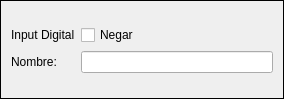
<?xml version="1.0" encoding="UTF-8"?>
<ui version="4.0">
 <class>digitalMini</class>
 <widget class="QWidget" name="digitalMini">
  <property name="geometry">
   <rect>
    <x>0</x>
    <y>0</y>
    <width>284</width>
    <height>99</height>
   </rect>
  </property>
  <property name="windowTitle">
   <string>Form</string>
  </property>
  <property name="styleSheet">
   <string notr="true">#digitalMini {border:1px solid rgb(0, 0, 0); }</string>
  </property>
  <layout class="QVBoxLayout" name="verticalLayout">
   <item>
    <layout class="QGridLayout" name="gridLayout">
     <property name="sizeConstraint">
      <enum>QLayout::SetMaximumSize</enum>
     </property>
     <item row="0" column="1">
      <widget class="QCheckBox" name="negadoChk">
       <property name="text">
        <string>Negar</string>
       </property>
      </widget>
     </item>
     <item row="1" column="0">
      <widget class="QLabel" name="label">
       <property name="text">
        <string>Nombre: </string>
       </property>
      </widget>
     </item>
     <item row="1" column="1">
      <widget class="QLineEdit" name="nombreTxt"/>
     </item>
     <item row="0" column="0">
      <widget class="QLabel" name="tipoInput">
       <property name="text">
        <string>Input Digital</string>
       </property>
      </widget>
     </item>
    </layout>
   </item>
  </layout>
 </widget>
 <resources/>
 <connections/>
</ui>
